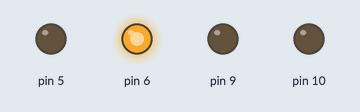
Simulated run of this sketch. Board: Arduino Leonardo, built with avr-gcc and run on an emulated ATmega32U4. On the bench: output pins drawn as LEDs (lit = HIGH).

Above: at 0.1 s.
Timing chart, 0 to 1.6 s (numbered marks = the images above):
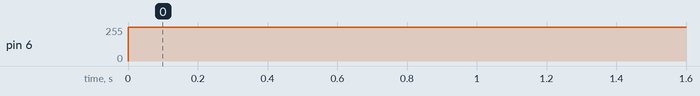

Measured:
- by itself, pin 6: 0/255 → 252/255 at 0.00 s

The sketch:

PWM_TIMER.ino
```cpp
#define sbi(port,pin) (port |= (1<<pin))
#define cbi(port,pin) (port &= ~(1<<pin))

void writeAnalog(uint8_t ain1, uint8_t ain2, uint8_t bin1, uint8_t bin2) {
    OCR4A = ain2 << 2;
    OCR4D = (~bin1) << 2;

    OCR1A = bin2 << 2;
    OCR1B = ain1 << 2;
}

void noMirarSetup() {
   cli();

  // Timer 1
  sbi(DDRB, PB5); // Pin 9  OC1A BIN2
  sbi(DDRB, PB6); // Pin 10 OC1B AIN1

  // Clear OC1A on Compare Match, set OC1A at BOTTOM
  cbi(TCCR1A, COM1A0);
  sbi(TCCR1A, COM1A1);

  // Clear OC1B on Compare Match, set OC1B at BOTTOM
  cbi(TCCR1A, COM1B0);
  sbi(TCCR1A, COM1B1);

  // PWM, Fast PWM, 10-bit
  sbi(TCCR1A, WGM10);
  sbi(TCCR1A, WGM11);
  sbi(TCCR1B, WGM12);
  cbi(TCCR1B, WGM13);

  // div 64 prescaler
  sbi(TCCR1B, CS10);
  sbi(TCCR1B, CS11);
  cbi(TCCR1B, CS12);

  // Reset timer
  TCNT1 = 0;

  // Timer 4
  sbi(DDRC, PC6); // Pin 5  OC4A AIN2
  sbi(DDRD, PD7); // Pin 6  OC4D BIN1

 // Clear OC4A on Compare Match, set OC4A at BOTTOM
  cbi(TCCR4A, COM4A0);
  sbi(TCCR4A, COM4A1);

  // Enable PWM on 4A
  sbi(TCCR4A, PWM4A);


 // Clear OC4D on Compare Match, set OC4D at BOTTOM
  cbi(TCCR4C, COM4D0);
  sbi(TCCR4C, COM4D1);

  // Enable PWM on 4D
  sbi(TCCR4C, PWM4D);

  // PWM, Fast PWM, 10-bit
  cbi(TCCR4D, WGM40);
  cbi(TCCR4D, WGM41);
  sbi(TCCR4B, PWM4X);


  // div 64 prescaler
  sbi(TCCR4B, CS40);
  sbi(TCCR4B, CS41);
  sbi(TCCR4B, CS42);
  cbi(TCCR4B, CS43);

  // Reset timer
  TCNT4 = 0;

  sei();

}


void setup() {
  noMirarSetup();
}


void loop() {
  writeAnalog(0,0,0,0);

}
```
